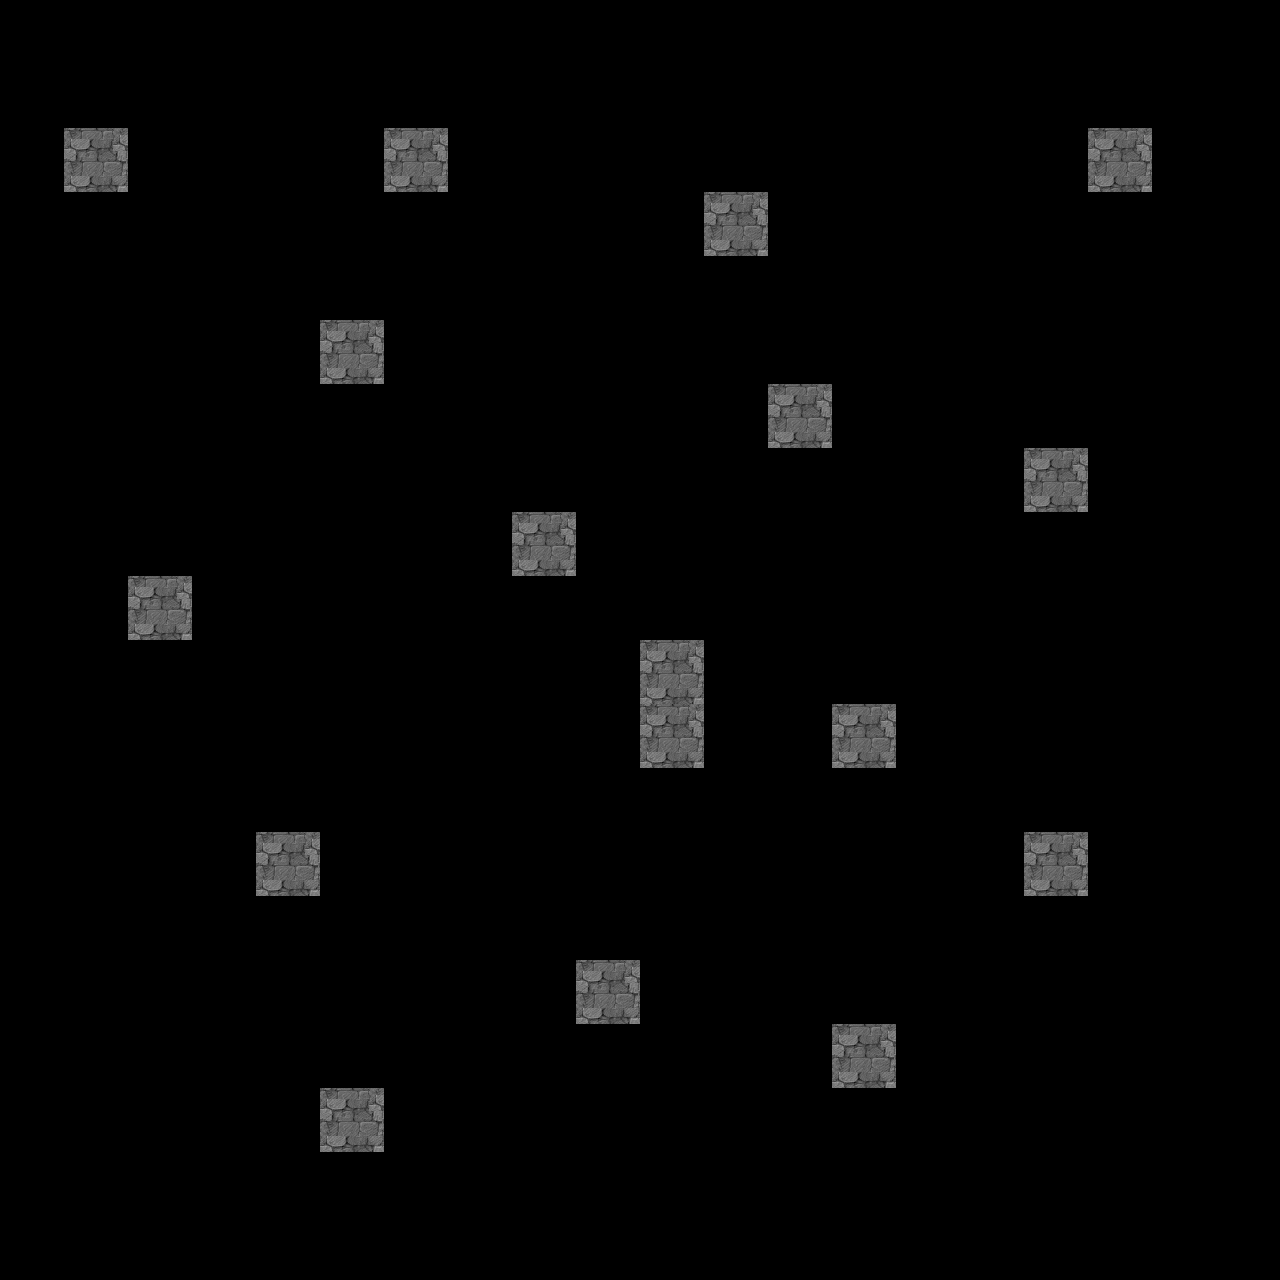

Rendered tile map (Tiled .tmx) drawn with the repository's tilesets; below, a short description and the full map source, tile grids included:
An orthogonal 20x20 tile map with 64x64 px tiles, 1 tile layer (ground).

<map version="1.2" tiledversion="1.2.3" orientation="orthogonal" renderorder="right-down" width="20" height="20" tilewidth="64" tileheight="64" infinite="0" nextlayerid="2" nextobjectid="1">
 <tileset firstgid="1" name="pave-1" tilewidth="64" tileheight="64" tilecount="8" columns="4">
  <image source="../tilesets/pave-1.png" width="256" height="128" />
 </tileset>
 <layer id="1" name="ground" width="20" height="20">
  <data encoding="csv">
0,0,0,0,0,0,0,0,0,0,0,0,0,0,0,0,0,0,0,0,
0,0,0,0,0,0,0,0,0,0,0,0,0,0,0,0,0,0,0,0,
0,7,0,0,0,0,7,0,0,0,0,0,0,0,0,0,0,7,0,0,
0,0,0,0,0,0,0,0,0,0,0,7,0,0,0,0,0,0,0,0,
0,0,0,0,0,0,0,0,0,0,0,0,0,0,0,0,0,0,0,0,
0,0,0,0,0,7,0,0,0,0,0,0,0,0,0,0,0,0,0,0,
0,0,0,0,0,0,0,0,0,0,0,0,7,0,0,0,0,0,0,0,
0,0,0,0,0,0,0,0,0,0,0,0,0,0,0,0,7,0,0,0,
0,0,0,0,0,0,0,0,7,0,0,0,0,0,0,0,0,0,0,0,
0,0,7,0,0,0,0,0,0,0,0,0,0,0,0,0,0,0,0,0,
0,0,0,0,0,0,0,0,0,0,7,0,0,0,0,0,0,0,0,0,
0,0,0,0,0,0,0,0,0,0,7,0,0,7,0,0,0,0,0,0,
0,0,0,0,0,0,0,0,0,0,0,0,0,0,0,0,0,0,0,0,
0,0,0,0,7,0,0,0,0,0,0,0,0,0,0,0,7,0,0,0,
0,0,0,0,0,0,0,0,0,0,0,0,0,0,0,0,0,0,0,0,
0,0,0,0,0,0,0,0,0,7,0,0,0,0,0,0,0,0,0,0,
0,0,0,0,0,0,0,0,0,0,0,0,0,7,0,0,0,0,0,0,
0,0,0,0,0,7,0,0,0,0,0,0,0,0,0,0,0,0,0,0,
0,0,0,0,0,0,0,0,0,0,0,0,0,0,0,0,0,0,0,0,
0,0,0,0,0,0,0,0,0,0,0,0,0,0,0,0,0,0,0,0
</data>
 </layer>
</map>